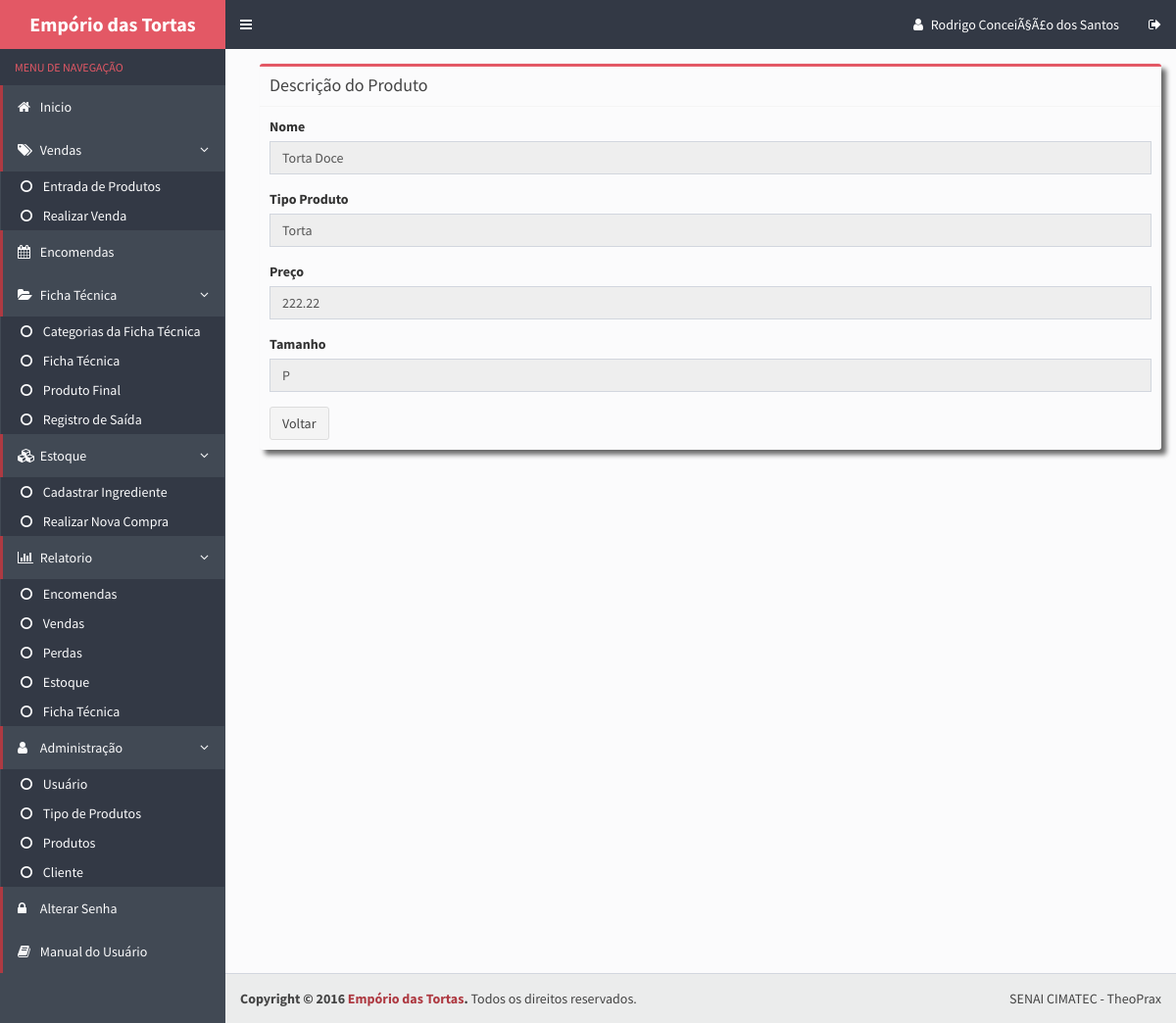
The page /DAO/Visualizar_Produto.php?id=1 (signed in) on the database as committed earlier.
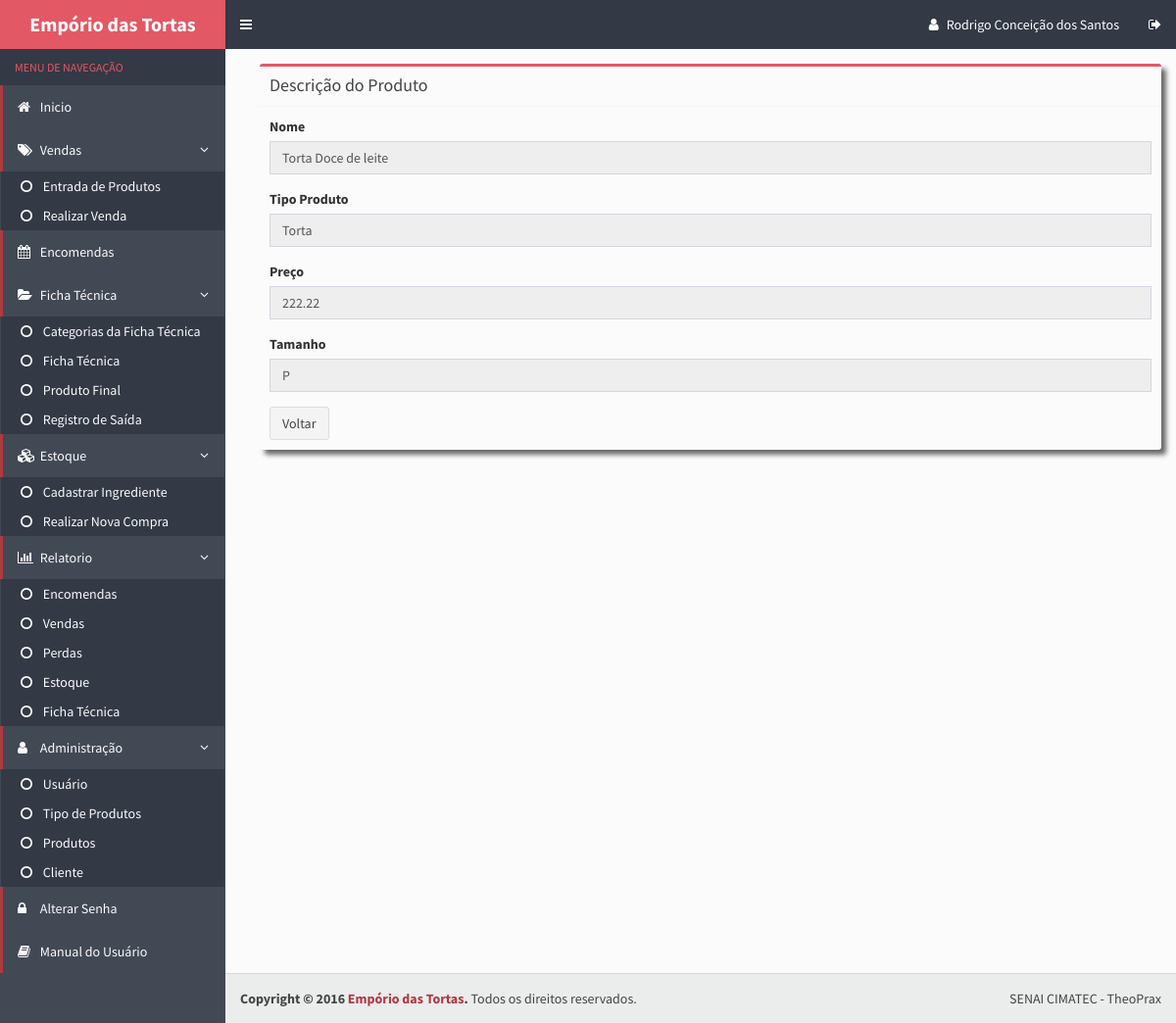
The same page on the database as committed later.
### tables this page shows
CREATE TABLE IF NOT EXISTS `produtos` (
  `cod_produto` int(11) NOT NULL AUTO_INCREMENT,
  `nome` varchar(50) NOT NULL,
  `tamanho` char(1) DEFAULT '-',
  `preco` decimal(5,2) NOT NULL,
  `cod_tipoproduto` int(100) NOT NULL,
  `cod_torta_fat` int(11) DEFAULT NULL,
  PRIMARY KEY (`cod_produto`),
  UNIQUE KEY `nome` (`nome`),
  UNIQUE KEY `nome_2` (`nome`),
  KEY `cod_tipoproduto` (`cod_tipoproduto`),
  KEY `fk_produtos_cod_produto` (`cod_torta_fat`)
);

CREATE TABLE IF NOT EXISTS `tipoproduto` (
  `cod_tipoproduto` int(11) NOT NULL AUTO_INCREMENT,
  `nome` varchar(100) NOT NULL,
  PRIMARY KEY (`cod_tipoproduto`),
  UNIQUE KEY `nome` (`nome`)
);

### DAO/Visualizar_Produto.php (the view, shortened to what this page needs)
<?php
    $id = null;
    if ( !empty($_GET['id'])) {
        $id = $_REQUEST['id'];
    }
    if ( null==$id ) {
        header("Location: index.php");
    } else {
        $pdo = Database::connect();
        $pdo->setAttribute(PDO::ATTR_ERRMODE, PDO::ERRMODE_EXCEPTION);
        $sql = "SELECT produtos.*,concat('R$ ',format(preco,2,'de_DE')) as preco_form,tipoproduto.nome AS tipo_prod FROM produtos
                INNER JOIN tipoproduto ON tipoproduto.cod_tipoproduto=produtos.cod_tipoproduto WHERE cod_produto = ?";
        $q = $pdo->prepare($sql);
        $q->execute(array($id));
        $data = $q->fetch(PDO::FETCH_ASSOC);
    }
?>
<!DOCTYPE html>
<html>
  <head>
    <link rel="stylesheet" href="../bootstrap/css/bootstrap.css">
    <link rel="stylesheet" href="https://maxcdn.bootstrapcdn.com/font-awesome/4.4.0/css/font-awesome.min.css">
    <link rel="stylesheet" href="https://code.ionicframework.com/ionicons/2.0.1/css/ionicons.min.css">
    <link rel="stylesheet" href="../dist/css/AdminLTE.css">
    <link rel="stylesheet" href="../dist/css/skins/skin-blue.css">
  </head>
  <body class="hold-transition skin-blue sidebar-mini">
    <div class="wrapper">
      <?php include_once("includes/header.php") ?>
      <?php include_once("includes/menu.php") ?>
      <div class="content-wrapper">
        <section class="content">
            <div class="row">
                <div class="col-md-12">
                    <div class="box box-warning">
                      <div class="box-header with-border">
                        <h3 class="box-title">Descrição do Produto</h3>
                      </div>
                      <div class="box-body">
                        <form >
                          <div class="form-group">
                            <label>Nome</label>
                            <input type="text" class="form-control" name="nome" required="required" value="<?php echo $data['nome'];?>" disabled="disabled">
                          </div>
                          <div class="form-group">
                            <label>Tipo Produto</label>
                            <input type="text" class="form-control" name="tipo_prod" value="<?php echo $data['tipo_prod'];?>" disabled="disabled">
                          </div>
                          <div class="form-group">
                            <label>Preço</label>
                            <input type="text" class="form-control" name="preco" required="required" value="<?php echo $data['preco'];?>" disabled="disabled">
                          </div>
                          <div class="form-group">
                            <label>Tamanho</label>
                            <input class="form-control" name="tamanho" type="text" required="required" id="tamanho" disabled="disabled" value="<?php echo $data['tamanho'];?>">
                          </div>
                          <a class="btn btn-default" href="../produtos.php">Voltar</a>
                        </form>
                      </div>
                    </div>
                </div>
            </div>
        </section>
      </div>
      <?php include_once("includes/footer.php") ?>
  </body>
</html>

### DAO/includes/header.php (shortened to what this page needs)
<header class="main-header">
        <a href="../inicio.php" class="logo">
          <span class="logo-lg"><b>Empório das Tortas</b></span>
        </a>
        <nav class="navbar navbar-static-top" role="navigation">
          <a href="#" class="sidebar-toggle" data-toggle="offcanvas" role="button">
          </a>
          <div class="navbar-custom-menu">
            <ul class="nav navbar-nav">
              <li class="dropdown user user-menu">
                <a href="../inicio.php">
                <i class="fa fa-user"></i>
                  <span class="hidden-xs"><?php echo $_SESSION['UsuarioNome']; ?></span>
                </a>
              </li>
              <li>
                <a href="../conexao/logout.php"><i class="fa fa-sign-out"></i></i></a>
              </li>
            </ul>
          </div>
        </nav>
      </header>

Rows that differ between the two databases and show on the page:
changed produtos "Torta": nome "Torta Doce" → "Torta Doce de leite"
Other text that changed with them:
$_SESSION['UsuarioNome']: "Rodrigo ConceiÃ§Ã£o dos Santos" → "Rodrigo Conceição dos Santos"
